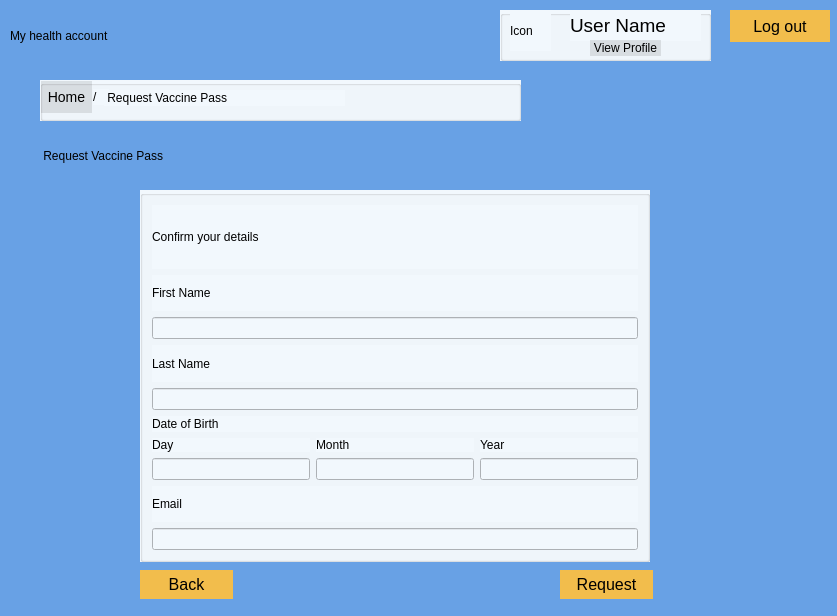
<?xml version="1.0" encoding="UTF-8"?>
<ui version="4.0">
 <class>UserRequestVaccinePass</class>
 <widget class="QDialog" name="UserRequestVaccinePass">
  <property name="geometry">
   <rect>
    <x>0</x>
    <y>0</y>
    <width>837</width>
    <height>616</height>
   </rect>
  </property>
  <property name="windowTitle">
   <string>Dialog</string>
  </property>
  <property name="styleSheet">
   <string notr="true">background-color: rgb(104, 161, 229);</string>
  </property>
  <widget class="QPushButton" name="pushButtonLogout">
   <property name="geometry">
    <rect>
     <x>730</x>
     <y>10</y>
     <width>100</width>
     <height>32</height>
    </rect>
   </property>
   <property name="styleSheet">
    <string notr="true">QPushButton {

    background-color: rgb(242, 189, 76); 

    border: none; 

    color: rgb(0, 0, 0); 

    font: 16px;

} 

QPushButton:hover { 

    background-color: rgb(245, 149, 66); 

    border: none; 

    color: rgb(0, 43, 255); 

}</string>
   </property>
   <property name="text">
    <string>Log out</string>
   </property>
  </widget>
  <widget class="QGroupBox" name="groupBox_2">
   <property name="geometry">
    <rect>
     <x>40</x>
     <y>80</y>
     <width>481</width>
     <height>41</height>
    </rect>
   </property>
   <property name="styleSheet">
    <string notr="true">background-color: rgb(242, 248, 253)</string>
   </property>
   <property name="title">
    <string/>
   </property>
   <widget class="QLabel" name="label_9">
    <property name="geometry">
     <rect>
      <x>53</x>
      <y>9</y>
      <width>16</width>
      <height>16</height>
     </rect>
    </property>
    <property name="text">
     <string>/</string>
    </property>
   </widget>
   <widget class="QLabel" name="label_10">
    <property name="geometry">
     <rect>
      <x>64</x>
      <y>10</y>
      <width>241</width>
      <height>16</height>
     </rect>
    </property>
    <property name="styleSheet">
     <string notr="true">background-color: rgb(242, 248, 253)</string>
    </property>
    <property name="text">
     <string> Request Vaccine Pass</string>
    </property>
   </widget>
   <widget class="QPushButton" name="pushButtonHome">
    <property name="geometry">
     <rect>
      <x>1</x>
      <y>1</y>
      <width>51</width>
      <height>32</height>
     </rect>
    </property>
    <property name="styleSheet">
     <string notr="true">QPushButton {
	background-color: rgb(0, 0, 0,0.1); 
	border: none; 
	color: rgb(0, 0, 0); 
	font: 14px;
} 

QPushButton:hover { 
	background-color: rgb(0, 0, 0, 0.1); 
	border: none; 
	color: rgb(0, 43, 255); 
}</string>
    </property>
    <property name="text">
     <string>Home</string>
    </property>
   </widget>
  </widget>
  <widget class="QLabel" name="label_7">
   <property name="geometry">
    <rect>
     <x>40</x>
     <y>140</y>
     <width>341</width>
     <height>31</height>
    </rect>
   </property>
   <property name="styleSheet">
    <string notr="true">font: 18pt &quot;.AppleSystemUIFont&quot;;
background-color: rgb(104, 161, 229);</string>
   </property>
   <property name="text">
    <string> Request Vaccine Pass</string>
   </property>
  </widget>
  <widget class="QLabel" name="label_6">
   <property name="geometry">
    <rect>
     <x>10</x>
     <y>10</y>
     <width>331</width>
     <height>51</height>
    </rect>
   </property>
   <property name="styleSheet">
    <string notr="true">font: 24pt &quot;.AppleSystemUIFont&quot;;
background-color: rgb(104, 161, 229);</string>
   </property>
   <property name="text">
    <string>My health account </string>
   </property>
  </widget>
  <widget class="QGroupBox" name="groupBox_6">
   <property name="geometry">
    <rect>
     <x>500</x>
     <y>10</y>
     <width>211</width>
     <height>51</height>
    </rect>
   </property>
   <property name="styleSheet">
    <string notr="true">background-color: rgb(242, 248, 253)</string>
   </property>
   <property name="title">
    <string/>
   </property>
   <widget class="QLabel" name="labelUserName">
    <property name="geometry">
     <rect>
      <x>70</x>
      <y>0</y>
      <width>131</width>
      <height>31</height>
     </rect>
    </property>
    <property name="font">
     <font>
      <family>.AppleSystemUIFont</family>
      <pointsize>14</pointsize>
      <italic>false</italic>
      <bold>false</bold>
     </font>
    </property>
    <property name="styleSheet">
     <string notr="true">font: 14pt &quot;.AppleSystemUIFont&quot;;
background-color: rgb(242, 248, 253)</string>
    </property>
    <property name="text">
     <string>User Name</string>
    </property>
   </widget>
   <widget class="QLabel" name="labelIconUser">
    <property name="geometry">
     <rect>
      <x>10</x>
      <y>0</y>
      <width>41</width>
      <height>41</height>
     </rect>
    </property>
    <property name="styleSheet">
     <string notr="true">background-color: rgb(242, 248, 253)</string>
    </property>
    <property name="text">
     <string>Icon</string>
    </property>
   </widget>
   <widget class="QPushButton" name="pushButtonViewProfile">
    <property name="geometry">
     <rect>
      <x>90</x>
      <y>30</y>
      <width>71</width>
      <height>16</height>
     </rect>
    </property>
    <property name="styleSheet">
     <string notr="true">QPushButton {
	background-color: rgb(0, 0, 0,0.1); 
	border: none; 
	color: rgb(0, 0, 0); 
	font: 12px;
} 

QPushButton:hover { 
	background-color: rgb(0, 0, 0, 0.1); 
	border: none; 
	color: rgb(0, 43, 255); 
}</string>
    </property>
    <property name="text">
     <string>View Profile</string>
    </property>
   </widget>
  </widget>
  <widget class="QGroupBox" name="groupBox">
   <property name="geometry">
    <rect>
     <x>140</x>
     <y>190</y>
     <width>510</width>
     <height>372</height>
    </rect>
   </property>
   <property name="styleSheet">
    <string notr="true">background-color: rgb(242, 248, 253)</string>
   </property>
   <property name="title">
    <string/>
   </property>
   <layout class="QGridLayout" name="gridLayout">
    <item row="1" column="0">
     <layout class="QVBoxLayout" name="verticalLayout">
      <item>
       <widget class="QLabel" name="label_2">
        <property name="styleSheet">
         <string notr="true">background-color: rgb(242, 248, 253)</string>
        </property>
        <property name="text">
         <string>First Name</string>
        </property>
       </widget>
      </item>
      <item>
       <widget class="QLineEdit" name="lineEditFirstName">
        <property name="styleSheet">
         <string notr="true">background-color: rgb(242, 248, 253)</string>
        </property>
       </widget>
      </item>
     </layout>
    </item>
    <item row="0" column="0">
     <widget class="QLabel" name="label">
      <property name="styleSheet">
       <string notr="true">font: 16pt &quot;.AppleSystemUIFont&quot;;
background-color: rgb(242, 248, 253)</string>
      </property>
      <property name="text">
       <string>Confirm your details</string>
      </property>
     </widget>
    </item>
    <item row="4" column="0">
     <layout class="QVBoxLayout" name="verticalLayout_7">
      <item>
       <widget class="QLabel" name="label_12">
        <property name="styleSheet">
         <string notr="true">background-color: rgb(242, 248, 253)</string>
        </property>
        <property name="text">
         <string>Email</string>
        </property>
       </widget>
      </item>
      <item>
       <widget class="QLineEdit" name="lineEditEmail">
        <property name="styleSheet">
         <string notr="true">background-color: rgb(242, 248, 253)</string>
        </property>
       </widget>
      </item>
     </layout>
    </item>
    <item row="2" column="0">
     <layout class="QVBoxLayout" name="verticalLayout_2">
      <item>
       <widget class="QLabel" name="label_3">
        <property name="styleSheet">
         <string notr="true">background-color: rgb(242, 248, 253)</string>
        </property>
        <property name="text">
         <string>Last Name</string>
        </property>
       </widget>
      </item>
      <item>
       <widget class="QLineEdit" name="lineEditLastName">
        <property name="styleSheet">
         <string notr="true">background-color: rgb(242, 248, 253)</string>
        </property>
       </widget>
      </item>
     </layout>
    </item>
    <item row="3" column="0">
     <layout class="QVBoxLayout" name="verticalLayout_6">
      <item>
       <widget class="QLabel" name="label_4">
        <property name="styleSheet">
         <string notr="true">background-color: rgb(242, 248, 253)</string>
        </property>
        <property name="text">
         <string>Date of Birth</string>
        </property>
       </widget>
      </item>
      <item>
       <layout class="QHBoxLayout" name="horizontalLayout">
        <item>
         <layout class="QVBoxLayout" name="verticalLayout_3">
          <item>
           <widget class="QLabel" name="label_5">
            <property name="styleSheet">
             <string notr="true">background-color: rgb(242, 248, 253)</string>
            </property>
            <property name="text">
             <string>Day</string>
            </property>
           </widget>
          </item>
          <item>
           <widget class="QLineEdit" name="lineEditDay">
            <property name="styleSheet">
             <string notr="true">background-color: rgb(242, 248, 253)</string>
            </property>
           </widget>
          </item>
         </layout>
        </item>
        <item>
         <layout class="QVBoxLayout" name="verticalLayout_4">
          <item>
           <widget class="QLabel" name="label_8">
            <property name="styleSheet">
             <string notr="true">background-color: rgb(242, 248, 253)</string>
            </property>
            <property name="text">
             <string>Month</string>
            </property>
           </widget>
          </item>
          <item>
           <widget class="QLineEdit" name="lineEditMonth">
            <property name="styleSheet">
             <string notr="true">background-color: rgb(242, 248, 253)</string>
            </property>
           </widget>
          </item>
         </layout>
        </item>
        <item>
         <layout class="QVBoxLayout" name="verticalLayout_5">
          <item>
           <widget class="QLabel" name="label_11">
            <property name="styleSheet">
             <string notr="true">background-color: rgb(242, 248, 253)</string>
            </property>
            <property name="text">
             <string>Year</string>
            </property>
           </widget>
          </item>
          <item>
           <widget class="QLineEdit" name="lineEditYear">
            <property name="styleSheet">
             <string notr="true">background-color: rgb(242, 248, 253)</string>
            </property>
           </widget>
          </item>
         </layout>
        </item>
       </layout>
      </item>
     </layout>
    </item>
   </layout>
  </widget>
  <widget class="QPushButton" name="pushButtonRequest">
   <property name="geometry">
    <rect>
     <x>560</x>
     <y>570</y>
     <width>93</width>
     <height>29</height>
    </rect>
   </property>
   <property name="styleSheet">
    <string notr="true">QPushButton {

    background-color: rgb(242, 189, 76); 

    border: none; 

    color: rgb(0, 0, 0); 

    font: 16px;

} 

QPushButton:hover { 

    background-color: rgb(245, 149, 66); 

    border: none; 

    color: rgb(0, 43, 255); 

}</string>
   </property>
   <property name="text">
    <string>Request</string>
   </property>
  </widget>
  <widget class="QPushButton" name="pushButtonBack">
   <property name="geometry">
    <rect>
     <x>140</x>
     <y>570</y>
     <width>93</width>
     <height>29</height>
    </rect>
   </property>
   <property name="styleSheet">
    <string notr="true">QPushButton {

    background-color: rgb(242, 189, 76); 

    border: none; 

    color: rgb(0, 0, 0); 

    font: 16px;

} 

QPushButton:hover { 

    background-color: rgb(245, 149, 66); 

    border: none; 

    color: rgb(0, 43, 255); 

}</string>
   </property>
   <property name="text">
    <string>Back</string>
   </property>
  </widget>
 </widget>
 <resources/>
 <connections/>
</ui>
